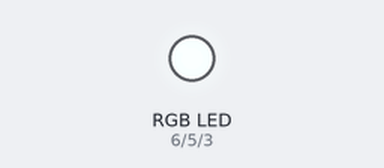
Bench run of a sketch on a simulated Arduino Uno, built with avr-gcc and run on an emulated ATmega328P. On the bench: an RGB LED mixed from three pins (HIGH = lit).

Above: at 0.15 s.
At 5.25 s:
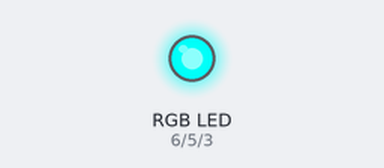
At 10.4 s:
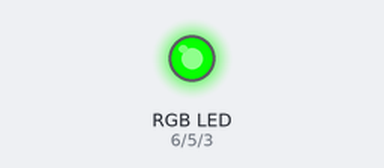
At 19.74 s:
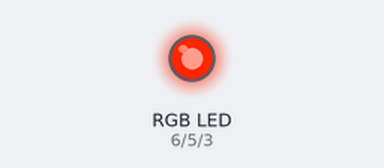
At 29.71 s:
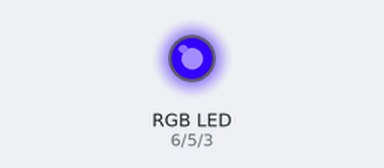
At 39.63 s:
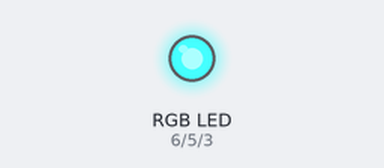
Timing chart, 0 to 40.0 s (numbered marks = the images above):
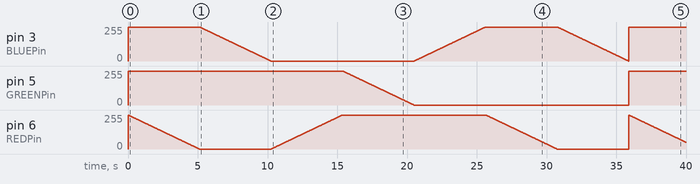

The sketch:

LoopALLColors.ino
```cpp
/*
 Created Aug 31 2015
 By Kelsi Blauvelt

 LoopALLColors
 Brute Force loop through all colors of the common anode RGB LED
*/

int REDPin = 6;    // RED pin of the LED to digital PWM pin 4
int GREENPin = 5;  // GREEN pin of the LED to digital PWM pin 5
int BLUEPin = 3;   // BLUE pin of the LED to digital PWM pin 6

int ON = 0;
int OFF = 255;

void setup()
{
  pinMode(REDPin, OUTPUT);
  pinMode(GREENPin, OUTPUT);
  pinMode(BLUEPin, OUTPUT);
  Serial.begin(9600);
}

void loop()
{
  for(int i = 0; i < 256; i++){ // Black to Red
      analogWrite(REDPin, (255-i));
      analogWrite(GREENPin, OFF);
      analogWrite(BLUEPin, OFF);
      delay(20);
  }
    for(int i = 0; i < 256; i++){ // Red to Purple
      analogWrite(REDPin, ON);
      analogWrite(GREENPin, OFF);
      analogWrite(BLUEPin, (255-i));
      delay(20);
  }
    for(int i = 0; i < 256; i++){ // Purple to Blue
      analogWrite(REDPin, (0+i));
      analogWrite(GREENPin, OFF);
      analogWrite(BLUEPin, ON);
      delay(20);
  }
    for(int i = 0; i < 256; i++){ //Blue to Cyan
      analogWrite(REDPin, OFF);
      analogWrite(GREENPin, (255-i));
      analogWrite(BLUEPin, ON);
      delay(20);
  }
    for(int i = 0; i < 256; i++){ // Cyan to Green
      analogWrite(REDPin, OFF);
      analogWrite(GREENPin, ON);
      analogWrite(BLUEPin, (0+i));
      delay(20);
  }
    for(int i = 0; i < 256; i++){ // Green to Yellow
      analogWrite(REDPin, (255-i));
      analogWrite(GREENPin, ON);
      analogWrite(BLUEPin, OFF);
      delay(20);
  }
    for(int i = 0; i < 256; i++){ // Yellow to White
      analogWrite(REDPin, ON);
      analogWrite(GREENPin, ON);
      analogWrite(BLUEPin, (255-i));
      delay(20);
  }
}
```

Measured:
- by itself, pin 5 (GREENPin): ramps from 255/255 to 0/255 and jumps back, once every 35.9 s
